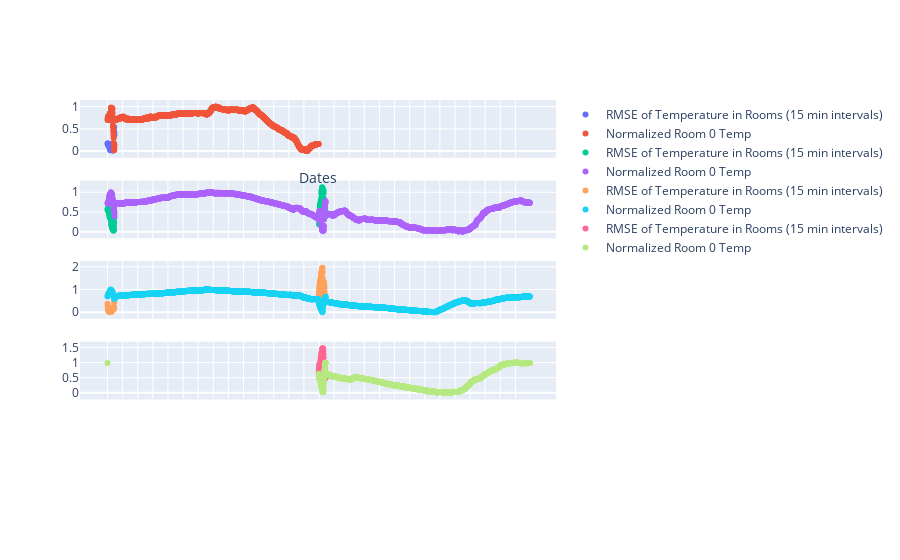

The notebook cell this image was saved under:
### Code cell
fig = make_subplots(rows=5, cols=1, shared_xaxes=True,)

for df0, df1, rmse_df, ix in zip(split_arrs[1], split_arrs[2], split_arrs[0], range(len(split_arrs[0]))):
    
    fig.add_trace(go.Scatter(
    x=rmse_df.index.time,
    y=rmse_df[0],
    name="RMSE of Temperature in Rooms (15 min intervals)",
    mode='markers'
    ), row=ix+1, col=1)

    fig.add_trace(go.Scatter(
    x=df0["DateTime"].dt.time,
    y=normalize(df0["Temp C"]),
    name="Normalized Room 0 Temp",
    mode='markers'
    ), row=ix+1, col=1)


fig.update_layout(
                   xaxis_title='Dates',
)
fig.show()
